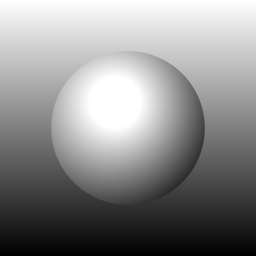

Write Python code to recreate this figure.
#!/usr/bin/env python
import math
import cairo

WIDTH, HEIGHT  = 256, 256

surface = cairo.ImageSurface(cairo.FORMAT_ARGB32, WIDTH, HEIGHT)
ctx = cairo.Context(surface)

ctx.scale (WIDTH/1.0, HEIGHT/1.0)

pat = cairo.LinearGradient (0.0, 0.0, 0.0, 1.0)
pat.add_color_stop_rgba (1, 0, 0, 0, 1)
pat.add_color_stop_rgba (0, 1, 1, 1, 1)

ctx.rectangle (0,0,1,1)
ctx.set_source (pat)
ctx.fill ()

pat = cairo.RadialGradient (0.45, 0.4, 0.1,
                            0.4,  0.4, 0.5)
pat.add_color_stop_rgba (0, 1, 1, 1, 1)
pat.add_color_stop_rgba (1, 0, 0, 0, 1)

ctx.set_source (pat)
ctx.arc (0.5, 0.5, 0.3, 0, 2 * math.pi)
ctx.fill ()

surface.write_to_png('gradient.png')
